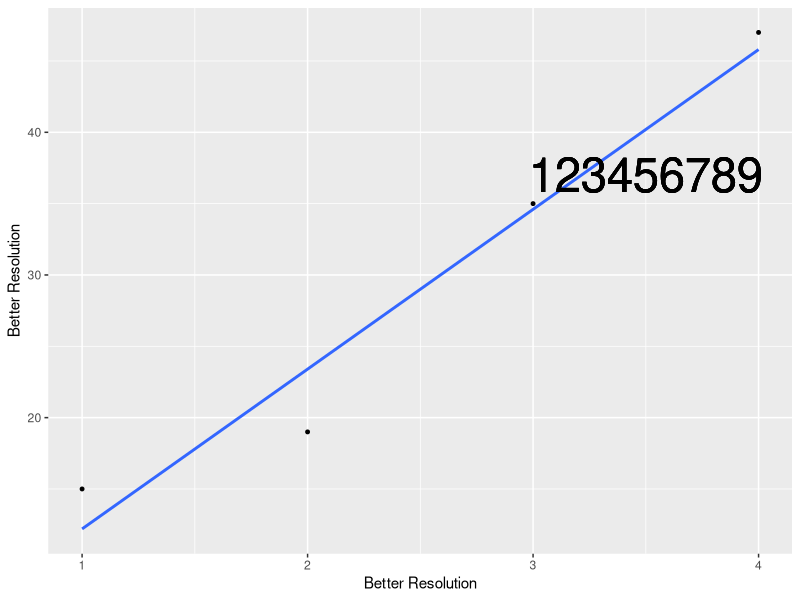
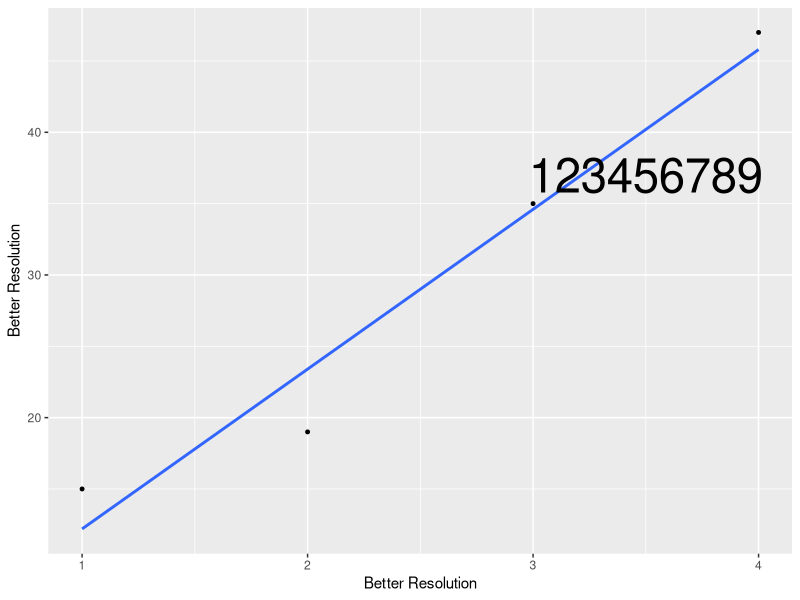

These figures' R source, in order:
# load library
library(ggplot2)

# OP example up to adding text to plot
df <- data.frame("x" = c(1,2,3,4),"y" = c(15,19,35,47))

p <- ggplot(df, aes(x,y)) + 
  geom_point(size=1) +
  geom_smooth(method = "lm", se=FALSE, formula=y~x) + 
  xlab("Better Resolution") +
  ylab("Better Resolution")

# lousy resolution from geom_text

png("figure/fuzzy_example.png")
p + geom_text(aes(x = 3.5, y = 37, label ="123456789"),size=12, parse = TRUE)
dev.off()
# but fine resolution from `annotate()`
png("figure/crisp_example.png")
p + annotate("text", x = 3.5, y = 37, label ="123456789", size = 12)
dev.off()
